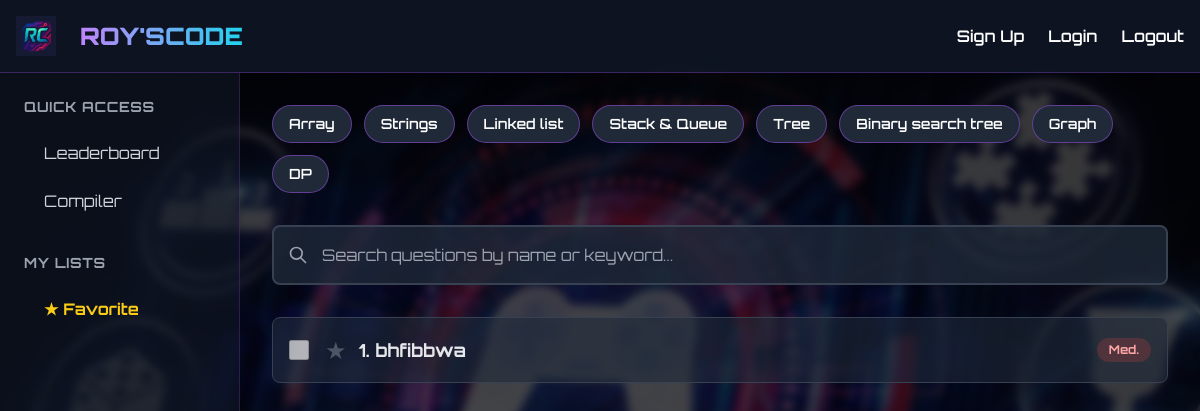
The app's page /dashboard/?topic=2, older data.
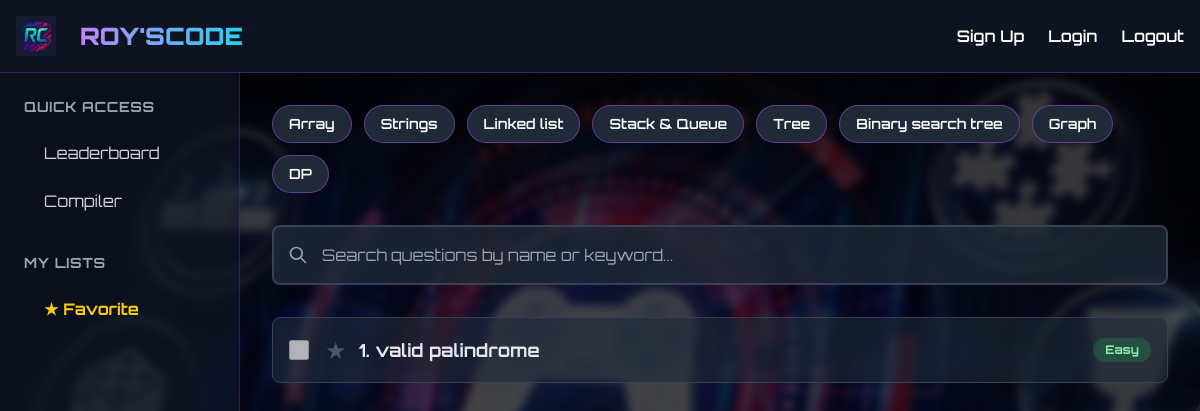
The same page, newer data.
### dashboard/models.py (models this page shows, shortened)
class Question(models.Model):
    title = models.CharField(max_length=255)
    topic = models.ForeignKey(Topic, on_delete=models.CASCADE, related_name='questions')
    difficulty = models.CharField(max_length=10, choices=[("Easy", "Easy"), ("Med.", "Medium"), ("Hard", "Hard")])
    is_active = models.BooleanField(default=True)

### dashboard/views.py (the view, shortened to what this page needs)
# urls.py: path('dashboard/', include('dashboard.urls')),
def dashboard(request):
    topics = Topic.objects.all()
    search_query = request.GET.get("search", "")
    selected_topic_id_str = request.GET.get("topic")
    questions = Question.objects.filter(is_active=True)
    active_topic_id = None
    if search_query:
        questions = questions.filter(
            Q(title__icontains=search_query)
        )
    elif selected_topic_id_str and selected_topic_id_str.isdigit():
        active_topic_id = int(selected_topic_id_str)
        questions = questions.filter(topic_id=active_topic_id)
    if request.user.is_authenticated:
        solved_question_ids = set(UserSolvedQuestion.objects.filter(user=request.user).values_list('question_id', flat=True))
        favorited_question_ids = set(UserSolvedQuestion.objects.filter(user=request.user, is_favorite=True).values_list('question_id', flat=True))
    else:
        solved_question_ids = set()
        favorited_question_ids = set()
    context = {
        "topics": topics,
        "questions": questions,
        "selected_topic_id": active_topic_id,
        "solved_question_ids": solved_question_ids,
        "favorited_question_ids": favorited_question_ids,
        "search_query": search_query,
    }
    return render(request, "dashboard.html", context)

### dashboard/templates/dashboard.html (shortened to what the changed rows need)
{% load static %}
<!DOCTYPE html>
<html lang="en">
<head>
  <script src="https://cdn.tailwindcss.com"></script>
</head>
<body class="text-white">
  <div class="min-h-screen bg-black/70 backdrop-blur-sm">
    <div class="flex">
      <aside class="w-1/5 bg-gray-900/60 h-[calc(100vh-68px)] p-6 border-r border-purple-500/20">
        <h2 class="font-bold text-sm uppercase text-gray-400 mb-4 tracking-wider">Quick Access</h2>
        <h2 class="font-bold text-sm uppercase text-gray-400 mt-8 mb-4 tracking-wider">My Lists</h2>
      </aside>
      <main class="w-4/5 p-8 overflow-y-auto h-[calc(100vh-68px)]">
        <div class="space-y-3">
          {% for question in questions %}
            <div class="flex items-center justify-between p-4 bg-gray-800/60 hover:bg-gray-700/80 border border-gray-700 hover:border-purple-500 rounded-lg transition-all transform hover:scale-[1.02]">
              <div class="flex items-center space-x-4">
                <input
                  type="checkbox"
                  class="h-5 w-5 bg-gray-900 border-gray-600 rounded text-purple-500 focus:ring-purple-600"
                  disabled
>
                <div class="flex items-center space-x-3">
                    <a href="{% url 'toggle_favorite' question.id %}" title="Toggle Favorite">
                        <span class="text-2xl transition-transform transform hover:scale-125
                            {% if question.id in favorited_question_ids %}
                                text-yellow-400
                            {% else %}
                                text-gray-600 hover:text-yellow-300
                            {% endif %}
                        ">★</span>
                    </a>
                    <a href="{% url 'problem_detail' question.id %}" class="text-lg font-bold text-gray-200 hover:text-purple-400 transition-colors">{{ forloop.counter }}. {{ question.title }}</a>
                </div>
              </div>
              <span class="px-3 py-1 text-xs font-bold rounded-full
                {% if question.difficulty == 'Easy' %} bg-green-500/20 text-green-300
                {% elif question.difficulty == 'Medium' %} bg-yellow-500/20 text-yellow-300
                {% else %} bg-red-500/20 text-red-300 {% endif %}">
                {{ question.difficulty }}
              </span>
            </div>
          {% endfor %}
        </div>
      </main>
    </div>
  </div>
</body>
</html>

Row changes from the older to the newer data that the page shows:
removed Question: title "bhfibbwa", difficulty "Med."
added Question: title "valid palindrome", difficulty "Easy"
